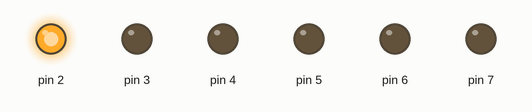
A sketch run on a simulated Arduino Uno, built with avr-gcc and run on an emulated ATmega328P. Parts: output pins drawn as LEDs (lit = HIGH).

Above: at 0.2 s.
At 1.2 s:
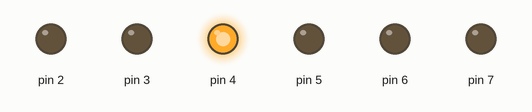
At 1.7 s:
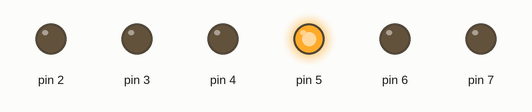
At 2.2 s:
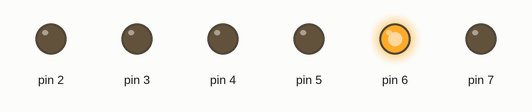
At 3.7 s:
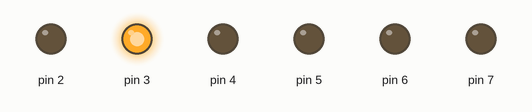
At 5.7 s:
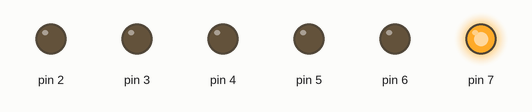
Timing chart, 0 to 6.9 s (numbered marks = the images above):
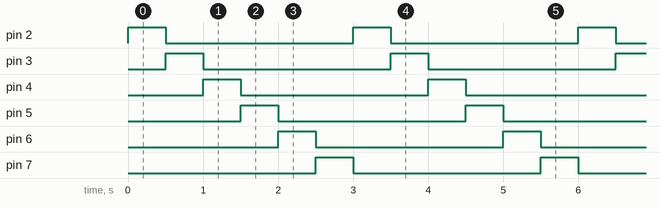

The sketch:

Exercici2.2_portD_.ino
```cpp
void setup() {

  DDRD = B11111100;
}

void loop() {

  PORTD = B00000100;
  delay(500);
  PORTD = B00001000;
  delay(500);
  PORTD = B00010000;
  delay(500);
  PORTD = B00100000;
  delay(500);
  PORTD = B01000000;
  delay(500);
  PORTD = B10000000;
  delay(500);

}
```

Measured:
- by itself, pin 2–7: alternates HIGH for 0.50 s and LOW for 2.5 s
- by itself, everything shown: repeats every 3.0 s, in 6 steps
